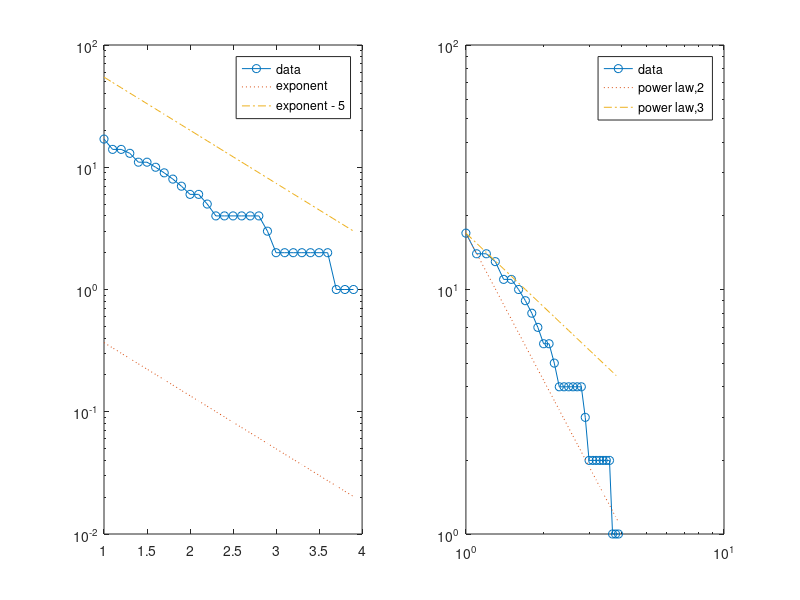

MATLAB code for this plot: (Note: this script raises an error after producing the figure.)
%% VALIDATING THE MONKEYS DATASET (Dominance-based Attachment Model)
% Bijan Ranjbar-Sahraei
% 
% <<monkeys.jpg>>
% 
% The monkeys were assigned to "troops". The "co-observations" 
% of collections of individuals are reported. 
%
% Source: <http://moreno.ss.uci.edu/data.html#howler>

%% Importing Data
clear all
load monkeys_data.mat

%% Preprocessing 
% Preprocessing the data to make it lower triangular and normalized.
n = size(data,1);
data_tril = tril(data,-1);

%% 
% Whenever an agent doesn't have any decendent, we give it a self loop.
for i = 1 : n
    if sum(data_tril(i,:)) == 0
        data_tril(i,i) = 1;
    end
end
data_normalized = data_tril ./ (sum(data_tril,2) * ones(1,n)) ;


%% 
% Extracting the network hierarchy
H = data_normalized > 0;
W_tril = tril(data_normalized,-1);
W = W_tril + W_tril';
for i = 1 : n
    if sum(W_tril(i,:)) == 0
        W(i,i) = 1;
    end
end

%% Degree Distribution
% Here we compare the degree distribution with exponential and power law
% distributions.

ccdf_x = 1:.1:max(sum(W,2));  % the partitions of the x-axis
df_hist = hist(sum(W,2),ccdf_x);
ccdf_hist = cumsum(df_hist(end:-1:1));
ccdf_hist = ccdf_hist(end:-1:1);  % computing the cummulative degree distribution
subplot(121)
semilogy(ccdf_x, ccdf_hist,'-o')
hold on
semilogy(ccdf_x, exp(-ccdf_x),':')  % approximation of power law
semilogy(ccdf_x, exp(5-ccdf_x),'-.')  % approximation of power law
legend('data','exponent','exponent - 5')


subplot(122)
loglog(ccdf_x, ccdf_hist,'-o')
hold on
loglog(ccdf_x, n * ccdf_x.^(-2),':')  % approximation of power law
loglog(ccdf_x, n * ccdf_x.^(-1),'-.')  % approximation of power law
legend('data','power law,2','power law,3')



%% Strength Distribution Predictions
% Using the hierarchy network, we generate the PA model and compare the
% predicted strength distributions and real distribution.
Wg = genericModel(H,'DA');

ccdf_x_g = 1:.1:max(sum(Wg,2));  % the partitions of the x-axis
df_hist_g = hist(sum(Wg,2),ccdf_x_g);
ccdf_hist_g = cumsum(df_hist_g(end:-1:1));
ccdf_hist_g = ccdf_hist_g(end:-1:1);  % computing the cummulative degree distribution


figure
plot(ccdf_x,ccdf_hist,'o')
hold on
plot(ccdf_x_g,ccdf_hist_g,'*')
legend('Real-World Data','PA predictions')

%% Edge Comparison
% In the previous section we showed the predictions of strength
% distributions. In this section, we compare the single weights with each
% other.

edges = tril(W,-1);
edgesG = tril(Wg,-1);


figure
plot(edges(:),edgesG(:),'o'); lsline
xlabel('real edge weights')
ylabel('predicted edge weights')

